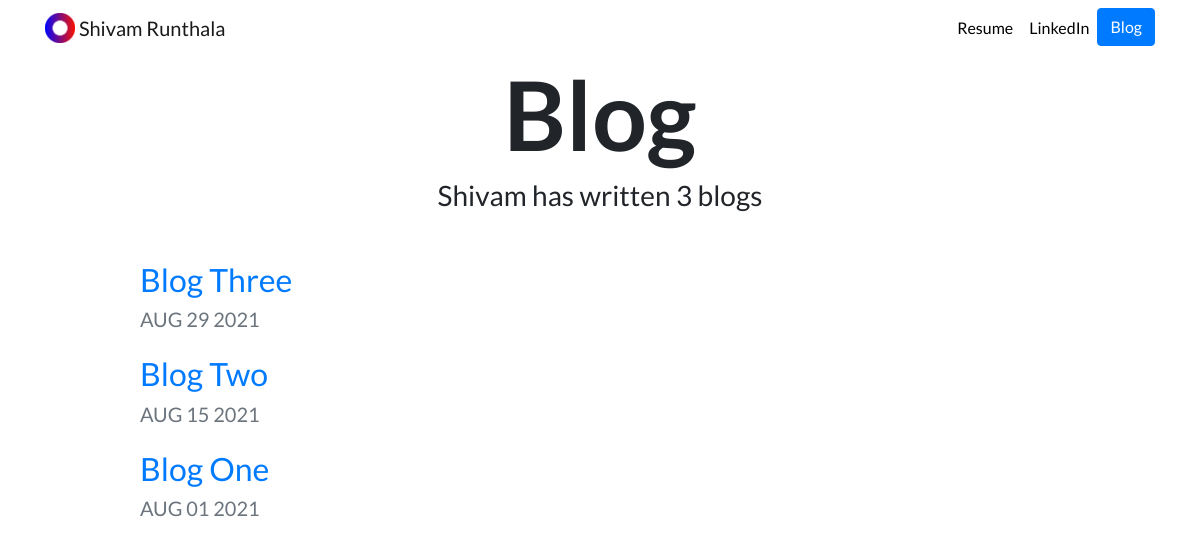
Screenshot of /blog/ with the database file from the repository.
### blog/models.py (models this page shows, shortened)
class Blog(models.Model):
    title = models.CharField(max_length=100)
    date = models.DateField()
    body = models.TextField()

### blog/views.py (the view)
# urls.py: path('', views.all_blogs, name='all_blogs'),
def all_blogs(request):
    blogs = Blog.objects.order_by('-date').all()
    return render(request, 'blog/all_blogs.html', {'blogs': blogs})

### blog/templates/blog/all_blogs.html (shortened to what this page needs)
{% extends 'portfolio/base.html' %}
{% load static %}
{% block content %}
    <h1 id="blogtitle" class="font-weight-bold text-center">Blog</h1>
    <h3 class="text-center mb-5">Shivam has written {{ blogs.count }} blog{{ blogs.count|pluralize }}</h3>
    {% for blog in blogs %}
        <div class="row justify-content-center my-3">
            <div class="col-md-10">
                <a href="{% url 'blog:detail' blog.id %}">
                    <h2>{{ blog.title }}</h2>
                </a>
                <h5 class="text-muted">{{ blog.date|date:'M d Y'|upper }}</h5>
            </div>
        </div>
    {% endfor %}
{% endblock content %}

### portfolio/static/portfolio/custom.css (style rules this page uses)
body { font-family: 'Lato', sans-serif; }
#blogtitle { font-size: 6rem; }

### rows the page displays
Blog: title "Blog Three", date "AUG 29 2021"
Blog: title "Blog Two", date "AUG 15 2021"
Blog: title "Blog One", date "AUG 01 2021"

### other values shown
{{ blogs.count }} "3"
